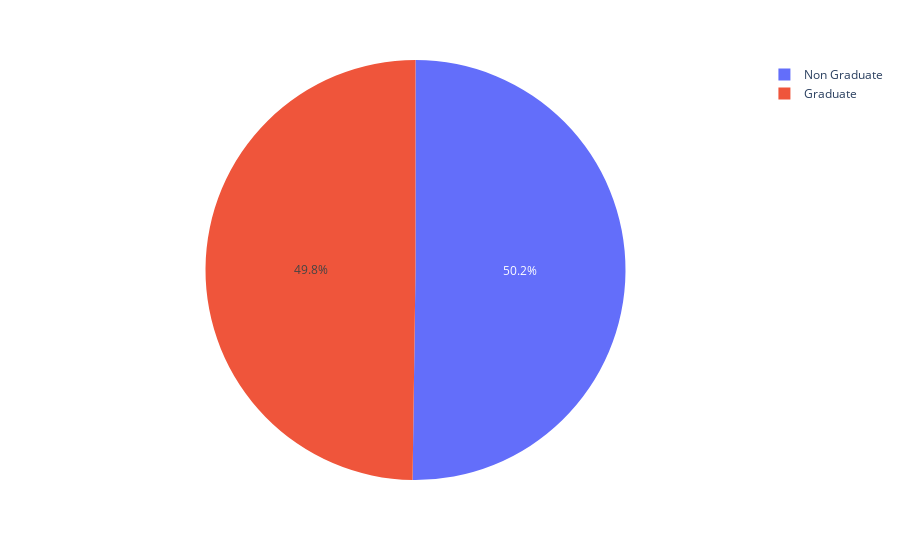

The notebook cell this image was saved under:
### Code cell
edu_counts = df[' education'].value_counts()
fig = px.pie(values=edu_counts, names=['Non Graduate', 'Graduate'])
fig.show()

### Figure 1 — Plotly figure (JSON) as saved in the notebook; plotly's stock layout.template omitted (floating-point values rounded to 4 significant figures)
{"data": [{"domain": {"x": [0, 1], "y": [0, 1]}, "hovertemplate": "label=%{label}<br>value=%{value}<extra></extra>", "labels": ["Non Graduate", "Graduate"], "legendgroup": "", "name": "", "showlegend": true, "type": "pie", "values": [2144, 2125]}], "layout": {"legend": {"tracegroupgap": 0}, "margin": {"t": 60}}}
